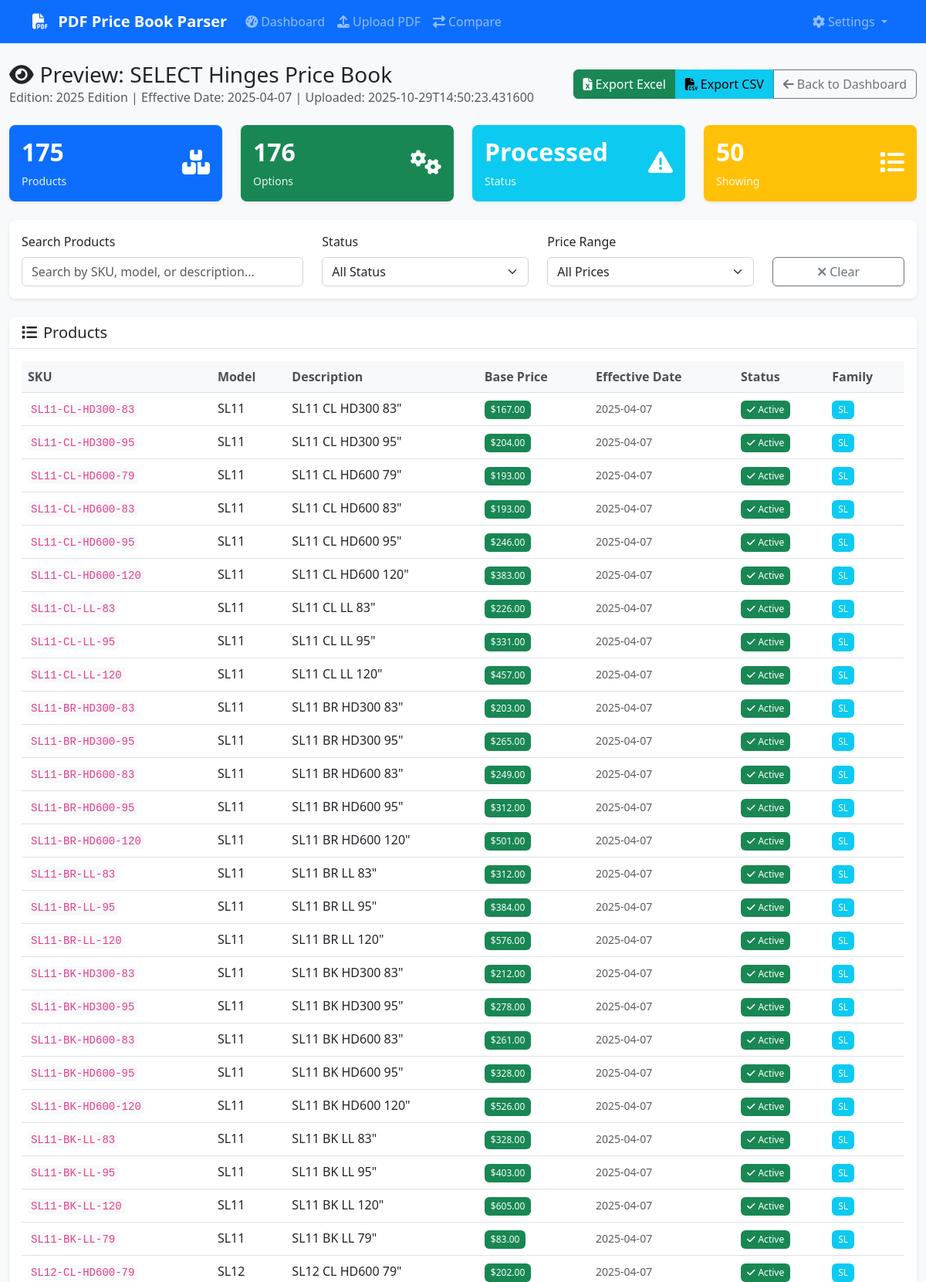
The app's page /preview/8 (upper part) with its own data.
### database/models.py (models this page shows)
class Manufacturer(Base):
    __tablename__ = 'manufacturers'
    id = Column(Integer, primary_key=True)
    name = Column(String(255), nullable=False)
    code = Column(String(50), unique=True, nullable=False)
    created_at = Column(DateTime, default=datetime.utcnow)
    price_books = relationship("PriceBook", back_populates="manufacturer")
    product_families = relationship("ProductFamily", back_populates="manufacturer")
    finishes = relationship("Finish", back_populates="manufacturer")

class PriceBook(Base):
    __tablename__ = 'price_books'
    id = Column(Integer, primary_key=True)
    manufacturer_id = Column(Integer, ForeignKey('manufacturers.id'), nullable=False)
    edition = Column(String(100))
    effective_date = Column(Date)
    upload_date = Column(DateTime, default=datetime.utcnow)
    file_path = Column(Text)
    file_size = Column(Integer)
    status = Column(String(50), default='processing')  # processing, completed, failed
    parsing_notes = Column(Text)
    manufacturer = relationship("Manufacturer", back_populates="price_books")
    products = relationship("Product", back_populates="price_book", cascade="all, delete-orphan")

class Product(Base):
    __tablename__ = 'products'
    id = Column(Integer, primary_key=True)
    family_id = Column(Integer, ForeignKey('product_families.id'))
    price_book_id = Column(Integer, ForeignKey('price_books.id', ondelete='CASCADE'), nullable=False)
    sku = Column(String(100), nullable=False)
    model = Column(String(100))
    description = Column(Text)
    base_price = Column(DECIMAL(10, 2))
    effective_date = Column(Date)
    retired_date = Column(Date)
    is_active = Column(Boolean, default=True)
    created_at = Column(DateTime, default=datetime.utcnow)
    updated_at = Column(DateTime, default=datetime.utcnow, onupdate=datetime.utcnow)
    family = relationship("ProductFamily", back_populates="products")
    price_book = relationship("PriceBook", back_populates="products")
    options = relationship("ProductOption", back_populates="product")
    prices = relationship("ProductPrice", back_populates="product")

class ProductFamily(Base):
    __tablename__ = 'product_families'
    id = Column(Integer, primary_key=True)
    manufacturer_id = Column(Integer, ForeignKey('manufacturers.id'), nullable=False)
    name = Column(String(255), nullable=False)
    category = Column(String(100))
    description = Column(Text)
    created_at = Column(DateTime, default=datetime.utcnow)
    manufacturer = relationship("Manufacturer", back_populates="product_families")
    products = relationship("Product", back_populates="family")

### app.py (the view)
@app.route('/preview/<int:price_book_id>')
def preview(price_book_id):
    try:
        summary = price_book_manager.get_price_book_summary(price_book_id)
        products = price_book_manager.get_products_by_price_book(price_book_id, limit=50)
        return render_template('preview.html',
                             summary=summary,
                             products=products,
                             price_book_id=price_book_id)
    except Exception as e:
        logger.error(f"Error loading preview: {e}")
        flash('Error loading preview', 'error')
        return redirect(url_for('index'))

### database/manager.py (called while the page is built)
    def get_session(self) -> Session:
        return self.db_manager.get_session()

### database/models.py (called while the page is built)
    def get_session(self):
        return self.SessionLocal()

### templates/preview.html (shortened to what this page needs)
{% extends "base.html" %}
{% block content %}
<div class="row">
    <div class="col-12">
        <div class="d-flex justify-content-between align-items-center mb-4">
            <div>
                <h1 class="h3 mb-0">
                    <i class="fas fa-eye me-2"></i>Preview: {{ summary.manufacturer }} Price Book
                </h1>
                <p class="text-muted mb-0">
                    Edition: {{ summary.edition or 'N/A' }} |
                    Effective Date: {{ summary.effective_date or 'N/A' }} |
                    Uploaded: {{ summary.upload_date }}
                </p>
            </div>
            <div class="btn-group">
                <a href="{{ url_for('export', price_book_id=price_book_id, format='excel') }}"
                   class="btn btn-success">
                    <i class="fas fa-file-excel me-1"></i>Export Excel
                </a>
                <a href="{{ url_for('export', price_book_id=price_book_id, format='csv') }}"
                   class="btn btn-info">
                    <i class="fas fa-file-csv me-1"></i>Export CSV
                </a>
                <a href="{{ url_for('index') }}" class="btn btn-outline-secondary">
                    <i class="fas fa-arrow-left me-1"></i>Back to Dashboard
                </a>
            </div>
        </div>
    </div>
</div>
<div class="row mb-4">
    <div class="col-md-3">
        <div class="card bg-primary text-white">
            <div class="card-body">
                <div class="d-flex justify-content-between">
                    <div>
                        <h4 class="card-title">{{ summary.product_count }}</h4>
                        <p class="card-text">Products</p>
                    </div>
                    <div class="align-self-center">
                        <i class="fas fa-boxes fa-2x"></i>
                    </div>
                </div>
            </div>
        </div>
    </div>
    <div class="col-md-3">
        <div class="card bg-success text-white">
            <div class="card-body">
                <div class="d-flex justify-content-between">
                    <div>
                        <h4 class="card-title">{{ summary.option_count }}</h4>
                        <p class="card-text">Options</p>
                    </div>
                    <div class="align-self-center">
                        <i class="fas fa-cogs fa-2x"></i>
                    </div>
                </div>
            </div>
        </div>
    </div>
    <div class="col-md-3">
        <div class="card bg-info text-white">
            <div class="card-body">
                <div class="d-flex justify-content-between">
                    <div>
                        <h4 class="card-title">{{ summary.status|title }}</h4>
                        <p class="card-text">Status</p>
                    </div>
                    <div class="align-self-center">
                        {% if summary.status == 'completed' %}
                            <i class="fas fa-check-circle fa-2x"></i>
                        {% elif summary.status == 'processing' %}
                            <i class="fas fa-spinner fa-spin fa-2x"></i>
                        {% else %}
                            <i class="fas fa-exclamation-triangle fa-2x"></i>
                        {% endif %}
                    </div>
                </div>
            </div>
        </div>
    </div>
    <div class="col-md-3">
        <div class="card bg-warning text-white">
            <div class="card-body">
                <div class="d-flex justify-content-between">
                    <div>
                        <h4 class="card-title">{{ products|length }}</h4>
                        <p class="card-text">Showing</p>
                    </div>
                    <div class="align-self-center">
                        <i class="fas fa-list fa-2x"></i>
                    </div>
                </div>
            </div>
        </div>
    </div>
</div>
<div class="row mb-4">
    <div class="col-12">
        <div class="card">
            <div class="card-body">
                <div class="row">
                    <div class="col-md-4">
                        <label for="searchInput" class="form-label">Search Products</label>
                        <input type="text" class="form-control" id="searchInput" placeholder="Search by SKU, model, or description...">
                    </div>
                    <div class="col-md-3">
                        <label for="statusFilter" class="form-label">Status</label>
                        <select class="form-select" id="statusFilter">
                            <option value="">All Status</option>
                        </select>
                    </div>
                    <div class="col-md-3">
                        <label for="priceFilter" class="form-label">Price Range</label>
                        <select class="form-select" id="priceFilter">
                            <option value="">All Prices</option>
                        </select>
                    </div>
                    <div class="col-md-2">
                        <label class="form-label">&nbsp;</label>
                        <button class="btn btn-outline-secondary w-100" onclick="clearFilters()">
                            <i class="fas fa-times me-1"></i>Clear
                        </button>
                    </div>
                </div>
            </div>
        </div>
    </div>
</div>
<div class="row">
    <div class="col-12">
        <div class="card">
            <div class="card-header">
                <h5 class="card-title mb-0">
                    <i class="fas fa-list me-2"></i>Products
                </h5>
            </div>
            <div class="card-body">
                <div class="table-responsive">
                    <table class="table table-hover" id="productsTable">
                        <thead>
                            <tr>
                                <th>SKU</th>
                                <th>Model</th>
                                <th>Description</th>
                                <th>Base Price</th>
                                <th>Effective Date</th>
                                <th>Status</th>
                                <th>Family</th>
                            </tr>
                        </thead>
                        <tbody>
                            {% for product in products %}
                            <tr data-sku="{{ product.sku|lower }}"
                                data-model="{{ product.model|lower }}"
                                data-description="{{ product.description|lower }}"
                                data-price="{{ product.base_price or 0 }}"
                                data-status="{{ 'active' if product.is_active else 'inactive' }}">
                                <td>
                                    <code>{{ product.sku }}</code>
                                </td>
                                <td>{{ product.model or 'N/A' }}</td>
                                <td>{{ product.description or 'N/A' }}</td>
                                <td>
                                    {% if product.base_price %}
                                        <span class="badge bg-success">${{ "%.2f"|format(product.base_price) }}</span>
                                    {% else %}
                                        <span class="text-muted">N/A</span>
                                    {% endif %}
                                </td>
                                <td>
                                    {% if product.effective_date %}
                                        <small class="text-muted">{{ product.effective_date }}</small>
                                    {% else %}
                                        <span class="text-muted">N/A</span>
                                    {% endif %}
                                </td>
                                <td>
                                    {% if product.is_active %}
                                        <span class="badge bg-success">
                                            <i class="fas fa-check me-1"></i>Active
                                        </span>
                                    {% else %}
                                        <span class="badge bg-secondary">
                                            <i class="fas fa-times me-1"></i>Inactive
                                        </span>
                                    {% endif %}
                                </td>
                                <td>
                                    {% if product.family %}
                                        <span class="badge bg-info">{{ product.family }}</span>
                                    {% else %}
                                        <span class="text-muted">N/A</span>
                                    {% endif %}
                                </td>
                            </tr>
                            {% endfor %}
                        </tbody>
                    </table>
                </div>
            </div>
        </div>
    </div>
</div>
{% endblock %}

### static/css/style.css (style rules this page uses)
:root { --primary-color: #0d6efd; --secondary-color: #6c757d; --success-color: #198754; --danger-color: #dc3545; --warning-color: #ffc107; --info-color: #0dcaf0; --light-color: #f8f9fa; --dark-color: #212529; }
body { font-family: 'Segoe UI', Tahoma, Geneva, Verdana, sans-serif; background-color: #f8f9fa; }
.card { border: none; box-shadow: 0 0.125rem 0.25rem rgba(0, 0, 0, 0.075); border-radius: 0.5rem; transition: box-shadow 0.15s ease-in-out; }
.card-header { background-color: #fff; border-bottom: 1px solid #dee2e6; border-radius: 0.5rem 0.5rem 0 0 !important; font-weight: 600; }
.btn { border-radius: 0.375rem; font-weight: 500; transition: all 0.15s ease-in-out; }
.table { margin-bottom: 0; }
.table th { border-top: none; font-weight: 600; color: #495057; background-color: #f8f9fa; }
.badge { font-size: 0.75em; font-weight: 500; padding: 0.375rem 0.5rem; }
.form-control, .form-select { border-radius: 0.375rem; border: 1px solid #ced4da; transition: border-color 0.15s ease-in-out, box-shadow 0.15s ease-in-out; }
.card.bg-primary, .card.bg-success, .card.bg-warning, .card.bg-info, .card.bg-danger { border: none; }
.card.bg-primary .card-title, .card.bg-success .card-title, .card.bg-warning .card-title, .card.bg-info .card-title, .card.bg-danger .card-title { font-size: 2rem; font-weight: 700; margin-bottom: 0.5rem; }
.card.bg-primary .card-text, .card.bg-success .card-text, .card.bg-warning .card-text, .card.bg-info .card-text, .card.bg-danger .card-text { font-size: 0.875rem; opacity: 0.9; margin-bottom: 0; }
code { background-color: #f8f9fa; color: #e83e8c; padding: 0.125rem 0.25rem; border-radius: 0.25rem; font-size: 0.875em; }

### records on screen
Manufacturer: manufacturer "SELECT Hinges"
PriceBook: edition "2025 Edition", status "Processed"
Product: sku "SL11-CL-HD300-83", model "SL11", description "SL11 CL HD300 83\""
ProductFamily: family "SL" "SL" "SL" "SL" "SL" "SL" "SL" "SL" "SL" "SL" "SL" "SL" "SL" "SL" "SL" "SL" "SL" "SL" "SL" "SL" "SL" "SL" "SL" "SL" "SL" "SL" "SL"
Product: sku "SL11-CL-HD300-95", model "SL11", description "SL11 CL HD300 95\""
Product: sku "SL11-CL-HD600-79", model "SL11", description "SL11 CL HD600 79\""
Product: sku "SL11-CL-HD600-83", model "SL11", description "SL11 CL HD600 83\""
Product: sku "SL11-CL-HD600-95", model "SL11", description "SL11 CL HD600 95\""
Product: sku "SL11-CL-HD600-120", model "SL11", description "SL11 CL HD600 120\""
Product: sku "SL11-CL-LL-83", model "SL11", description "SL11 CL LL 83\""
Product: sku "SL11-CL-LL-95", model "SL11", description "SL11 CL LL 95\""
Product: sku "SL11-CL-LL-120", model "SL11", description "SL11 CL LL 120\""
Product: sku "SL11-BR-HD300-83", model "SL11", description "SL11 BR HD300 83\""
Product: sku "SL11-BR-HD300-95", model "SL11", description "SL11 BR HD300 95\""
Product: sku "SL11-BR-HD600-83", model "SL11", description "SL11 BR HD600 83\""
Product: sku "SL11-BR-HD600-95", model "SL11", description "SL11 BR HD600 95\""
Product: sku "SL11-BR-HD600-120", model "SL11", description "SL11 BR HD600 120\""
Product: sku "SL11-BR-LL-83", model "SL11", description "SL11 BR LL 83\""
Product: sku "SL11-BR-LL-95", model "SL11", description "SL11 BR LL 95\""
Product: sku "SL11-BR-LL-120", model "SL11", description "SL11 BR LL 120\""
Product: sku "SL11-BK-HD300-83", model "SL11", description "SL11 BK HD300 83\""
Product: sku "SL11-BK-HD300-95", model "SL11", description "SL11 BK HD300 95\""
Product: sku "SL11-BK-HD600-83", model "SL11", description "SL11 BK HD600 83\""
Product: sku "SL11-BK-HD600-95", model "SL11", description "SL11 BK HD600 95\""
Product: sku "SL11-BK-HD600-120", model "SL11", description "SL11 BK HD600 120\""
Product: sku "SL11-BK-LL-83", model "SL11", description "SL11 BK LL 83\""
Product: sku "SL11-BK-LL-95", model "SL11", description "SL11 BK LL 95\""
Product: sku "SL11-BK-LL-120", model "SL11", description "SL11 BK LL 120\""
Product: sku "SL11-BK-LL-79", model "SL11", description "SL11 BK LL 79\""
Product: sku "SL12-CL-HD600-79", model "SL12", description "SL12 CL HD600 79\""

### other values on screen
{{ summary.effective_date or 'N/A' }} "2025-04-07"
{{ summary.upload_date }} "2025-10-29T14:50:23.431600"
{{ summary.product_count }} "175"
{{ summary.option_count }} "176"
{{ products|length }} "50"
{{ "%.2f"|format(product.base_price) }} "167.00" "204.00" "193.00" "193.00" "246.00" "383.00" "226.00" "331.00" "457.00" "203.00" "265.00" "249.00" "312.00" "501.00" "312.00" "384.00" "576.00" "212.00" "278.00" "261.00" "328.00" "526.00" "328.00" "403.00" "605.00" "83.00" "202.00"
{{ product.effective_date }} "2025-04-07" "2025-04-07" "2025-04-07" "2025-04-07" "2025-04-07" "2025-04-07" "2025-04-07" "2025-04-07" "2025-04-07" "2025-04-07" "2025-04-07" "2025-04-07" "2025-04-07" "2025-04-07" "2025-04-07" "2025-04-07" "2025-04-07" "2025-04-07" "2025-04-07" "2025-04-07" "2025-04-07" "2025-04-07" "2025-04-07" "2025-04-07" "2025-04-07" "2025-04-07" "2025-04-07"
